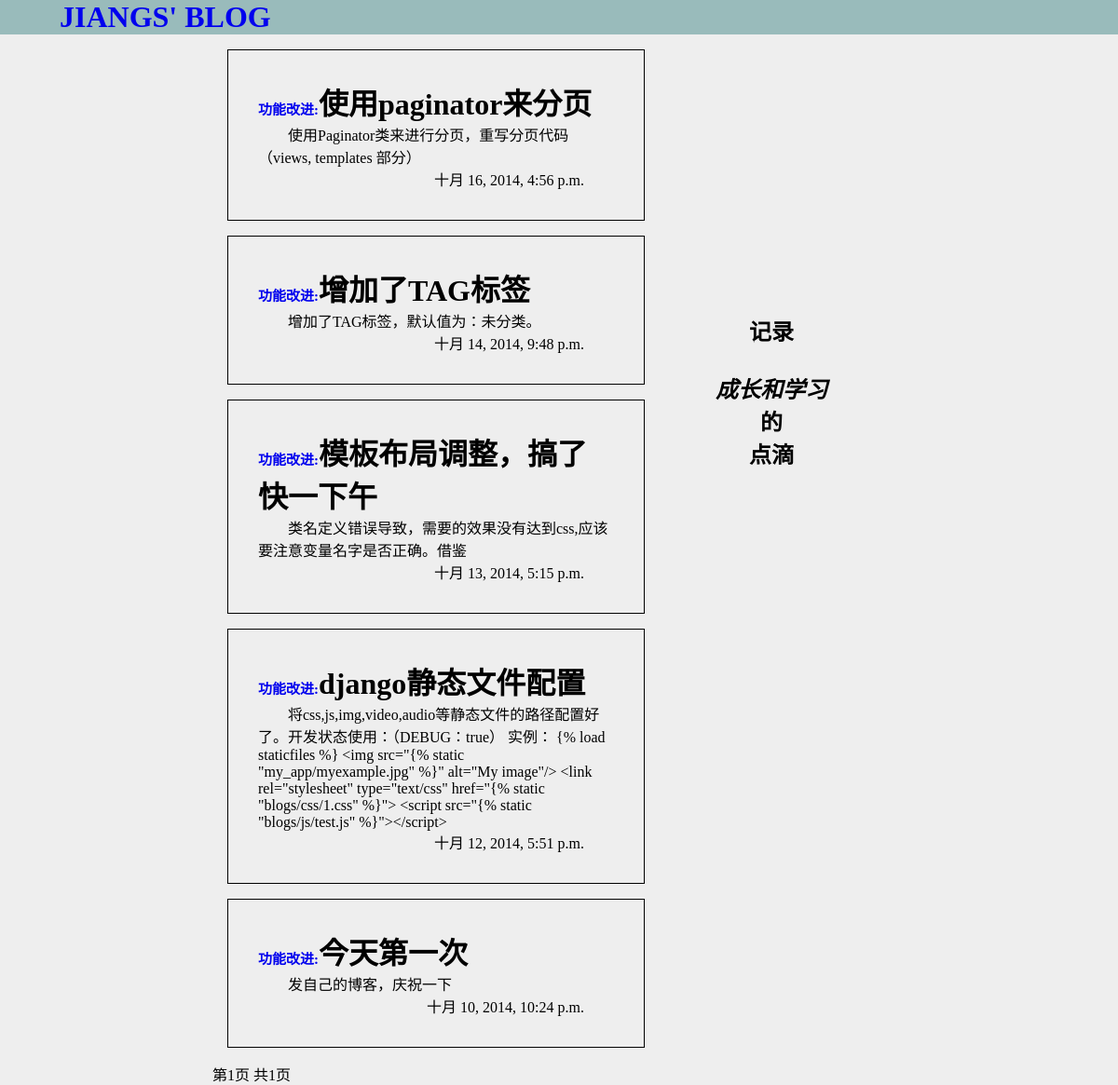
The page /blogs/tag/功能改进/ on the database its author committed.
### blogs/models.py (models this page shows, shortened)
class Blog(models.Model):
  tag = models.CharField(max_length=10,default=u'未分类')
  title = models.CharField(max_length = 30,default=u'无标题')
  context = models.TextField(default='无内容')
  pub_date = models.DateTimeField('date published')
  visit_count = models.IntegerField(default=0)

### blogs/views.py (the view)
# urls.py: url(r'^tag/(?P<tag_name>[^/]+)/(?P<page_index>\d+)/$', views.tagShow, name='tag'),
def tagShow(request, tag_name, page_index=1):
    blog_list = Blog.objects.filter(tag=tag_name).order_by('-pub_date')
    blogs = listing(blog_list, page_index)
    return render(request, 'blogs/tagShow.html', {'blogs':blogs, 'page_index':page_index, 'tag':tag_name,})

### blogs/views.py (called while the page is built)
def listing(page, page_index):
    per_page = 5
    paginator = Paginator(page, per_page) # Show 25 contacts per page
    try:
        page_index = int(page_index)
    except TypeError:
        page_index = 1
    try:
        blogs = paginator.page(page_index)
    except PageNotAnInteger:
        blogs = paginator.page(1) # If page is not an integer, deliver first page.
    except EmptyPage:
        blogs = paginator.page(paginator.num_pages) # If page is out of range (e.g. 9999), deliver last page of results.
    return blogs

### blogs/templates/blogs/tagShow.html (shortened to what this page needs)
{% load staticfiles %}
<!DOCTYPE html>
<html>
<head>
  <link rel="stylesheet" type="text/css" href="{% static "blogs/css/1.css" %}">
</head>
<body>
  <h1 class='title'><a href="/blogs/">jiangs' blog</a></h1>
    <div class='side_blank'>&nbsp;</div>
    <div class='contend'>
      {% if blogs %}
      {% for blog in blogs %}
      <div class='blog'>
        <h1><small><a href='/blogs/{{ blog.tag }}/' id='tag'>{{ blog.tag }}:</a></small>{{ blog.title }}</h1>
        <p class='blog_context'>{{blog.context}}</p>
        <p class= 'pub_date'>{{blog.pub_date}}</p>
      </div>
      {% endfor %}
      {% else %}
        <p>no blog post</p>
      {% endif %}
      <div class='footer'>
          第{{ blogs.number }}页 共{{ blogs.paginator.num_pages }}页
      </div>
    </div>
    <div class='right_side_bar'>
      <h2><strong>记录</strong></br></br><em>成长和学习</em></br>的</br>点滴</h2>
    </div>
    <div class='side_blank' >&nbsp;</div>
</body>
</html>

### blogs/static/blogs/css/1.css (style rules this page uses)
* { margin:0;padding:0;border:0; }
body { background-color:#EEEEEE; }
h1.title { text-transform: uppercase;background-color:#99bbbb;text-indent:2em; }
div.blog { border:solid 1px;padding:2em;margin:1em; }
p.blog_context { text-indent: 2em; }
p.pub_date { text-align:right;padding-right:2em; }
a { text-decoration:none; }
div.side_blank,div.contend,div.right_side_bar { float:left; }
div.contend { width:40%; }
div.side_blank { width:19%; }
div.right_side_bar { text-align:center;width:20%;margin-top:300px; }
small { font-size:15px }

### rows shown on the page
Blog: tag "功能改进", title "使用paginator来分页", context "使用Paginator类来进行分页，重写分页代码（views, templates 部分）", pub_date "十月 16, 2014, 4:56 p.m."
Blog: tag "功能改进", title "增加了TAG标签", context "增加了TAG标签，默认值为：未分类。", pub_date "十月 14, 2014, 9:48 p.m."
Blog: tag "功能改进", title "模板布局调整，搞了快一下午", context "类名定义错误导致，需要的效果没有达到css,应该要注意变量名字是否正确。借鉴", pub_date "十月 13, 2014, 5:15 p.m."
Blog: tag "功能改进", title "django静态文件配置", context "将css,js,img,video,audio等静态文件的路径配置好了。开发状态使用：（DEBUG：true） 实例： {% load staticfiles %} <img src=\"{% static \"my_app/myexample.jpg\" %}\" alt=\"My image\"/> <link rel=\"stylesheet\" type=\"text/css\" href=\"{% static \"blogs/css/1.css\" %}\"> <script src=\"{% static \"blogs/js/test.js\" %}\"></script>", pub_date "十月 12, 2014, 5:51 p.m."
Blog: tag "功能改进", title "今天第一次", context "发自己的博客，庆祝一下", pub_date "十月 10, 2014, 10:24 p.m."

### other values the page prints
{{ blogs.number }} "1"
{{ blogs.paginator.num_pages }} "1"
